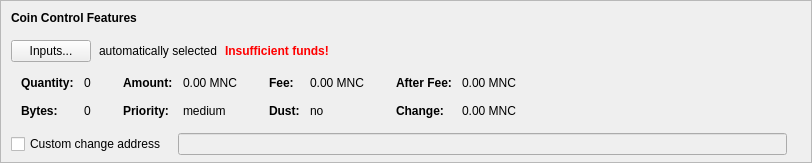
    <widget class="QFrame" name="frameCoinControl">
     <property name="sizePolicy">
      <sizepolicy hsizetype="Expanding" vsizetype="Expanding">
       <horstretch>0</horstretch>
       <verstretch>0</verstretch>
      </sizepolicy>
     </property>
     <property name="maximumSize">
      <size>
       <width>16777215</width>
       <height>16777215</height>
      </size>
     </property>
     <property name="frameShape">
      <enum>QFrame::StyledPanel</enum>
     </property>
     <property name="frameShadow">
      <enum>QFrame::Sunken</enum>
     </property>
     <layout class="QVBoxLayout" name="verticalLayoutCoinControl2">
      <property name="spacing">
       <number>0</number>
      </property>
      <property name="leftMargin">
       <number>0</number>
      </property>
      <property name="topMargin">
       <number>0</number>
      </property>
      <property name="rightMargin">
       <number>0</number>
      </property>
      <property name="bottomMargin">
       <number>6</number>
      </property>
      <item>
       <layout class="QVBoxLayout" name="verticalLayoutCoinControl" stretch="0,0,0,0,1">
        <property name="spacing">
         <number>0</number>
        </property>
        <property name="leftMargin">
         <number>10</number>
        </property>
        <property name="topMargin">
         <number>10</number>
        </property>
        <item>
         <layout class="QHBoxLayout" name="horizontalLayoutCoinControl1">
          <property name="bottomMargin">
           <number>15</number>
          </property>
          <item>
           <widget class="QLabel" name="labelCoinControlFeatures">
            <property name="sizePolicy">
             <sizepolicy hsizetype="Preferred" vsizetype="Maximum">
              <horstretch>0</horstretch>
              <verstretch>0</verstretch>
             </sizepolicy>
            </property>
            <property name="font">
             <font>
              <weight>75</weight>
              <bold>true</bold>
             </font>
            </property>
            <property name="styleSheet">
             <string notr="true">font-weight:bold;</string>
            </property>
            <property name="text">
             <string>Coin Control Features</string>
            </property>
           </widget>
          </item>
         </layout>
        </item>
        <item>
         <layout class="QHBoxLayout" name="horizontalLayoutCoinControl2" stretch="0,0,0,0">
          <property name="spacing">
           <number>8</number>
          </property>
          <property name="bottomMargin">
           <number>10</number>
          </property>
          <item>
           <widget class="QPushButton" name="pushButtonCoinControl">
            <property name="styleSheet">
             <string notr="true"/>
            </property>
            <property name="text">
             <string>Inputs...</string>
            </property>
            <property name="autoDefault">
             <bool>false</bool>
            </property>
           </widget>
          </item>
          <item>
           <widget class="QLabel" name="labelCoinControlAutomaticallySelected">
            <property name="text">
             <string>automatically selected</string>
            </property>
            <property name="margin">
             <number>5</number>
            </property>
           </widget>
          </item>
          <item>
           <widget class="QLabel" name="labelCoinControlInsuffFunds">
            <property name="font">
             <font>
              <weight>75</weight>
              <bold>true</bold>
             </font>
            </property>
            <property name="styleSheet">
             <string notr="true">color:red;font-weight:bold;</string>
            </property>
            <property name="text">
             <string>Insufficient funds!</string>
            </property>
            <property name="margin">
             <number>5</number>
            </property>
           </widget>
          </item>
          <item>
           <spacer name="horizontalSpacerCoinControl">
            <property name="orientation">
             <enum>Qt::Horizontal</enum>
            </property>
            <property name="sizeHint" stdset="0">
             <size>
              <width>40</width>
              <height>1</height>
             </size>
            </property>
           </spacer>
          </item>
         </layout>
        </item>
        <item>
         <widget class="QWidget" name="widgetCoinControl" native="true">
          <property name="sizePolicy">
           <sizepolicy hsizetype="Preferred" vsizetype="Preferred">
            <horstretch>0</horstretch>
            <verstretch>0</verstretch>
           </sizepolicy>
          </property>
          <property name="minimumSize">
           <size>
            <width>0</width>
            <height>0</height>
           </size>
          </property>
          <property name="styleSheet">
           <string notr="true"/>
          </property>
          <layout class="QHBoxLayout" name="horizontalLayoutCoinControl5">
           <property name="leftMargin">
            <number>0</number>
           </property>
           <property name="topMargin">
            <number>0</number>
           </property>
           <property name="rightMargin">
            <number>0</number>
           </property>
           <property name="bottomMargin">
            <number>0</number>
           </property>
           <item>
            <layout class="QHBoxLayout" name="horizontalLayoutCoinControl3" stretch="0,0,0,1">
             <property name="spacing">
              <number>20</number>
             </property>
             <property name="topMargin">
              <number>0</number>
             </property>
             <property name="bottomMargin">
              <number>10</number>
             </property>
             <item>
              <layout class="QFormLayout" name="formLayoutCoinControl1">
               <property name="horizontalSpacing">
                <number>10</number>
               </property>
               <property name="verticalSpacing">
                <number>14</number>
               </property>
               <property name="leftMargin">
                <number>10</number>
               </property>
               <property name="topMargin">
                <number>4</number>
               </property>
               <property name="rightMargin">
                <number>6</number>
               </property>
               <item row="0" column="0">
                <widget class="QLabel" name="labelCoinControlQuantityText">
                 <property name="font">
                  <font>
                   <weight>75</weight>
                   <bold>true</bold>
                  </font>
                 </property>
                 <property name="text">
                  <string>Quantity:</string>
                 </property>
                 <property name="margin">
                  <number>0</number>
                 </property>
                </widget>
               </item>
               <item row="0" column="1">
                <widget class="QLabel" name="labelCoinControlQuantity">
                 <property name="cursor">
                  <cursorShape>IBeamCursor</cursorShape>
                 </property>
                 <property name="contextMenuPolicy">
                  <enum>Qt::ActionsContextMenu</enum>
                 </property>
                 <property name="text">
                  <string notr="true">0</string>
                 </property>
                 <property name="margin">
                  <number>0</number>
                 </property>
                 <property name="textInteractionFlags">
                  <set>Qt::LinksAccessibleByMouse|Qt::TextSelectableByKeyboard|Qt::TextSelectableByMouse</set>
                 </property>
                </widget>
               </item>
               <item row="1" column="0">
                <widget class="QLabel" name="labelCoinControlBytesText">
                 <property name="font">
                  <font>
                   <weight>75</weight>
                   <bold>true</bold>
                  </font>
                 </property>
                 <property name="text">
                  <string>Bytes:</string>
                 </property>
                </widget>
               </item>
               <item row="1" column="1">
                <widget class="QLabel" name="labelCoinControlBytes">
                 <property name="cursor">
                  <cursorShape>IBeamCursor</cursorShape>
                 </property>
                 <property name="contextMenuPolicy">
                  <enum>Qt::ActionsContextMenu</enum>
                 </property>
                 <property name="text">
                  <string notr="true">0</string>
                 </property>
                 <property name="textInteractionFlags">
                  <set>Qt::LinksAccessibleByMouse|Qt::TextSelectableByKeyboard|Qt::TextSelectableByMouse</set>
                 </property>
                </widget>
               </item>
              </layout>
             </item>
             <item>
              <layout class="QFormLayout" name="formLayoutCoinControl2">
               <property name="horizontalSpacing">
                <number>10</number>
               </property>
               <property name="verticalSpacing">
                <number>14</number>
               </property>
               <property name="leftMargin">
                <number>6</number>
               </property>
               <property name="topMargin">
                <number>4</number>
               </property>
               <property name="rightMargin">
                <number>6</number>
               </property>
               <item row="0" column="0">
                <widget class="QLabel" name="labelCoinControlAmountText">
                 <property name="font">
                  <font>
                   <weight>75</weight>
                   <bold>true</bold>
                  </font>
                 </property>
                 <property name="text">
                  <string>Amount:</string>
                 </property>
                 <property name="margin">
                  <number>0</number>
                 </property>
                </widget>
               </item>
               <item row="0" column="1">
                <widget class="QLabel" name="labelCoinControlAmount">
                 <property name="cursor">
                  <cursorShape>IBeamCursor</cursorShape>
                 </property>
                 <property name="contextMenuPolicy">
                  <enum>Qt::ActionsContextMenu</enum>
                 </property>
                 <property name="text">
                  <string notr="true">0.00 MNC</string>
                 </property>
                 <property name="textInteractionFlags">
                  <set>Qt::LinksAccessibleByMouse|Qt::TextSelectableByKeyboard|Qt::TextSelectableByMouse</set>
                 </property>
                </widget>
               </item>
               <item row="1" column="0">
                <widget class="QLabel" name="labelCoinControlPriorityText">
                 <property name="font">
                  <font>
                   <weight>75</weight>
                   <bold>true</bold>
                  </font>
                 </property>
                 <property name="text">
                  <string>Priority:</string>
                 </property>
                </widget>
               </item>
               <item row="1" column="1">
                <widget class="QLabel" name="labelCoinControlPriority">
                 <property name="cursor">
                  <cursorShape>IBeamCursor</cursorShape>
                 </property>
                 <property name="contextMenuPolicy">
                  <enum>Qt::ActionsContextMenu</enum>
                 </property>
                 <property name="text">
                  <string notr="true">medium</string>
                 </property>
                 <property name="textInteractionFlags">
                  <set>Qt::LinksAccessibleByMouse|Qt::TextSelectableByKeyboard|Qt::TextSelectableByMouse</set>
                 </property>
                </widget>
               </item>
              </layout>
             </item>
             <item>
              <layout class="QFormLayout" name="formLayoutCoinControl3">
               <property name="horizontalSpacing">
                <number>10</number>
               </property>
               <property name="verticalSpacing">
                <number>14</number>
               </property>
               <property name="leftMargin">
                <number>6</number>
               </property>
               <property name="topMargin">
                <number>4</number>
               </property>
               <property name="rightMargin">
                <number>6</number>
               </property>
               <item row="0" column="0">
                <widget class="QLabel" name="labelCoinControlFeeText">
                 <property name="font">
                  <font>
                   <weight>75</weight>
                   <bold>true</bold>
                  </font>
                 </property>
                 <property name="text">
                  <string>Fee:</string>
                 </property>
                 <property name="margin">
                  <number>0</number>
                 </property>
                </widget>
               </item>
               <item row="0" column="1">
                <widget class="QLabel" name="labelCoinControlFee">
                 <property name="cursor">
                  <cursorShape>IBeamCursor</cursorShape>
                 </property>
                 <property name="contextMenuPolicy">
                  <enum>Qt::ActionsContextMenu</enum>
                 </property>
                 <property name="text">
                  <string notr="true">0.00 MNC</string>
                 </property>
                 <property name="textInteractionFlags">
                  <set>Qt::LinksAccessibleByMouse|Qt::TextSelectableByKeyboard|Qt::TextSelectableByMouse</set>
                 </property>
                </widget>
               </item>
               <item row="1" column="0">
                <widget class="QLabel" name="labelCoinControlLowOutputText">
                 <property name="font">
                  <font>
                   <weight>75</weight>
                   <bold>true</bold>
                  </font>
                 </property>
                 <property name="text">
                  <string>Dust:</string>
                 </property>
                </widget>
               </item>
               <item row="1" column="1">
                <widget class="QLabel" name="labelCoinControlLowOutput">
                 <property name="cursor">
                  <cursorShape>IBeamCursor</cursorShape>
                 </property>
                 <property name="contextMenuPolicy">
                  <enum>Qt::ActionsContextMenu</enum>
                 </property>
                 <property name="text">
                  <string notr="true">no</string>
                 </property>
                 <property name="textInteractionFlags">
                  <set>Qt::LinksAccessibleByMouse|Qt::TextSelectableByKeyboard|Qt::TextSelectableByMouse</set>
                 </property>
                </widget>
               </item>
              </layout>
             </item>
             <item>
              <layout class="QFormLayout" name="formLayoutCoinControl4">
               <property name="horizontalSpacing">
                <number>10</number>
               </property>
               <property name="verticalSpacing">
                <number>14</number>
               </property>
               <property name="leftMargin">
                <number>6</number>
               </property>
               <property name="topMargin">
                <number>4</number>
               </property>
               <property name="rightMargin">
                <number>6</number>
               </property>
               <item row="0" column="0">
                <widget class="QLabel" name="labelCoinControlAfterFeeText">
                 <property name="font">
                  <font>
                   <weight>75</weight>
                   <bold>true</bold>
                  </font>
                 </property>
                 <property name="text">
                  <string>After Fee:</string>
                 </property>
                 <property name="margin">
                  <number>0</number>
                 </property>
                </widget>
               </item>
               <item row="0" column="1">
                <widget class="QLabel" name="labelCoinControlAfterFee">
                 <property name="cursor">
                  <cursorShape>IBeamCursor</cursorShape>
                 </property>
                 <property name="contextMenuPolicy">
                  <enum>Qt::ActionsContextMenu</enum>
                 </property>
                 <property name="text">
                  <string notr="true">0.00 MNC</string>
                 </property>
                 <property name="textInteractionFlags">
                  <set>Qt::LinksAccessibleByMouse|Qt::TextSelectableByKeyboard|Qt::TextSelectableByMouse</set>
                 </property>
                </widget>
               </item>
               <item row="1" column="0">
                <widget class="QLabel" name="labelCoinControlChangeText">
                 <property name="font">
                  <font>
                   <weight>75</weight>
                   <bold>true</bold>
                  </font>
                 </property>
                 <property name="text">
                  <string>Change:</string>
                 </property>
                </widget>
               </item>
               <item row="1" column="1">
                <widget class="QLabel" name="labelCoinControlChange">
                 <property name="cursor">
                  <cursorShape>IBeamCursor</cursorShape>
                 </property>
                 <property name="contextMenuPolicy">
                  <enum>Qt::ActionsContextMenu</enum>
                 </property>
                 <property name="text">
                  <string notr="true">0.00 MNC</string>
                 </property>
                 <property name="textInteractionFlags">
                  <set>Qt::LinksAccessibleByMouse|Qt::TextSelectableByKeyboard|Qt::TextSelectableByMouse</set>
                 </property>
                </widget>
               </item>
              </layout>
             </item>
            </layout>
           </item>
          </layout>
         </widget>
        </item>
        <item>
         <layout class="QHBoxLayout" name="horizontalLayoutCoinControl4" stretch="0,0,0">
          <property name="spacing">
           <number>12</number>
          </property>
          <property name="sizeConstraint">
           <enum>QLayout::SetDefaultConstraint</enum>
          </property>
          <property name="topMargin">
           <number>5</number>
          </property>
          <property name="rightMargin">
           <number>5</number>
          </property>
          <item>
           <widget class="QCheckBox" name="checkBoxCoinControlChange">
            <property name="toolTip">
             <string>If this is activated, but the change address is empty or invalid, change will be sent to a newly generated address.</string>
            </property>
            <property name="text">
             <string>Custom change address</string>
            </property>
           </widget>
          </item>
          <item>
           <widget class="QValidatedLineEdit" name="lineEditCoinControlChange">
            <property name="enabled">
             <bool>false</bool>
            </property>
            <property name="sizePolicy">
             <sizepolicy hsizetype="Expanding" vsizetype="Fixed">
              <horstretch>0</horstretch>
              <verstretch>0</verstretch>
             </sizepolicy>
            </property>
           </widget>
          </item>
          <item>
           <widget class="QLabel" name="labelCoinControlChangeLabel">
            <property name="sizePolicy">
             <sizepolicy hsizetype="Preferred" vsizetype="Expanding">
              <horstretch>0</horstretch>
              <verstretch>0</verstretch>
             </sizepolicy>
            </property>
            <property name="minimumSize">
             <size>
              <width>0</width>
              <height>0</height>
             </size>
            </property>
            <property name="text">
             <string/>
            </property>
            <property name="margin">
             <number>3</number>
            </property>
           </widget>
          </item>
         </layout>
        </item>
        <item>
         <spacer name="verticalSpacerCoinControl">
          <property name="orientation">
           <enum>Qt::Vertical</enum>
          </property>
          <property name="sizeHint" stdset="0">
           <size>
            <width>800</width>
            <height>1</height>
           </size>
          </property>
         </spacer>
        </item>
       </layout>
      </item>
     </layout>
    </widget>
